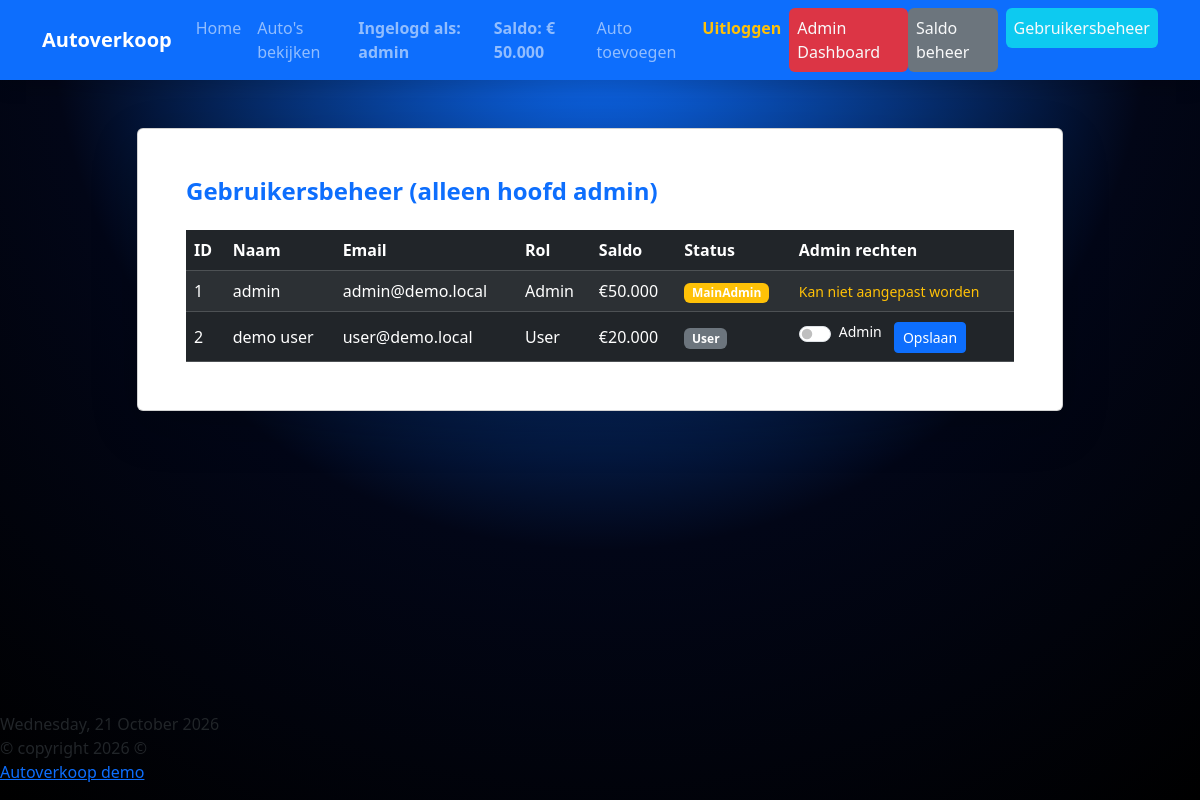
The app's page /admin-gebruikers.php (signed in) with its own data.
### tables this page shows
CREATE TABLE `gebruiker` (
    `id` SMALLINT AUTO_INCREMENT PRIMARY KEY,
    `naam` VARCHAR(100) NOT NULL,
    `email` VARCHAR(150) NOT NULL UNIQUE,
    `wachtwoord_hash` VARCHAR(255) NOT NULL,
    `is_admin` TINYINT(1) NOT NULL DEFAULT 0,
    `is_mainAdmin` TINYINT(1) NOT NULL DEFAULT 0,
    `saldo` INT NOT NULL DEFAULT 10000,
    `created_at` TIMESTAMP DEFAULT CURRENT_TIMESTAMP,
    `rol` ENUM('Admin', 'User') NOT NULL DEFAULT 'User'
);

### admin-gebruikers.php (the view, shortened to what this page needs)
<?php
require_once 'connect_db.php';
$stmt = $pdo->prepare("
    SELECT id, naam, email, rol, is_admin, is_mainAdmin, saldo
    FROM gebruiker
    ORDER BY id ASC
");
$stmt->execute();
$gebruikers = $stmt->fetchAll(PDO::FETCH_ASSOC);
?>
<!DOCTYPE html>
<html lang="nl">
<head>
    <link
        href="https://cdn.jsdelivr.net/npm/bootstrap@5.3.3/dist/css/bootstrap.min.css"
        rel="stylesheet"
    >
</head>
<body>
<div class="page-wrapper">
    <?php include 'header.php'; ?>
    <main class="main-content">
        <div class="container py-5">
            <div class="row justify-content-center">
                <div class="col-lg-10">
                    <div class="card card-panel shadow-lg">
                        <div class="card-body p-4 p-md-5">
                            <h1 class="h4 text-primary fw-bold mb-4">Gebruikersbeheer (alleen hoofd admin)</h1>
                            <div class="table-responsive">
                                <table class="table table-dark table-striped align-middle mb-0">
                                    <thead>
                                    <tr>
                                        <th>ID</th>
                                        <th>Naam</th>
                                        <th>Email</th>
                                        <th>Rol</th>
                                        <th>Saldo</th>
                                        <th>Status</th>
                                        <th>Admin rechten</th>
                                    </tr>
                                    </thead>
                                    <tbody>
                                    <?php foreach ($gebruikers as $gebruiker): ?>
                                        <?php
                                        $isSuper = (int)$gebruiker['is_mainAdmin'] === 1;
                                        $isAdmin = (int)$gebruiker['is_admin'] === 1;
                                        ?>
                                        <tr>
                                            <td><?= (int)$gebruiker['id'] ?></td>
                                            <td><?= htmlspecialchars($gebruiker['naam']) ?></td>
                                            <td><?= htmlspecialchars($gebruiker['email']) ?></td>
                                            <td><?= htmlspecialchars($gebruiker['rol']) ?></td>
                                            <td>€<?= number_format((int)$gebruiker['saldo'], 0, ',', '.') ?></td>
                                            <td>
                                                <?php if ($isSuper): ?>
                                                    <span class="badge badge-super">MainAdmin</span>
                                                <?php elseif ($isAdmin): ?>
                                                    <span class="badge badge-admin">Admin</span>
                                                <?php else: ?>
                                                    <span class="badge badge-user">User</span>
                                                <?php endif; ?>
                                            </td>
                                            <td>
                                                <?php if ($isSuper): ?>
                                                    <span class="text-warning small">
                                                        Kan niet aangepast worden
                                                    </span>
                                                <?php else: ?>
                                                    <form method="post" class="d-inline-block">
                                                        <div class="form-check form-switch d-inline-flex align-items-center gap-2">
                                                            <input class="form-check-input" type="checkbox"
                                                                   name="is_admin"
                                                                   id="adminSwitch<?= (int)$gebruiker['id'] ?>"
                                                                <?= $isAdmin ? 'checked' : '' ?>>
                                                            <label class="form-check-label small"
                                                                   for="adminSwitch<?= (int)$gebruiker['id'] ?>">
                                                                Admin
                                                            </label>
                                                        </div>
                                                        <button type="submit"
                                                                class="btn btn-sm btn-primary ms-2">
                                                            Opslaan
                                                        </button>
                                                    </form>
                                                <?php endif; ?>
                                            </td>
                                        </tr>
                                    <?php endforeach; ?>
                                    </tbody>
                                </table>
                            </div>
                        </div>
                    </div>
                </div>
            </div>
        </div>
    </main>
    <?php include 'footer.php'; ?>
</div>
</body>
</html>

### header.php (shortened to what this page needs)
<?php
$currentUserId = $_SESSION['gebruiker_id'] ?? null;
$currentSaldo = null;
if ($currentUserId) {
    $stmtSaldo = $pdo->prepare("SELECT saldo FROM gebruiker WHERE id = ?");
    $stmtSaldo->execute([$currentUserId]);
    $rowSaldo = $stmtSaldo->fetch(PDO::FETCH_ASSOC);
    if ($rowSaldo) {
        $currentSaldo = (int)$rowSaldo['saldo'];
    }
}
?>
<link href="https://cdn.jsdelivr.net/npm/bootstrap@5.3.3/dist/css/bootstrap.min.css" rel="stylesheet">
<nav class="navbar navbar-expand-lg navbar-dark bg-primary shadow">
    <div class="container">
        <a class="navbar-brand fw-bold" href="index.php">Autoverkoop</a>
        <div class="collapse navbar-collapse" id="mainNavbar">
            <ul class="navbar-nav me-auto mb-2 mb-lg-0">
                <li class="nav-item">
                    <a class="nav-link" href="index.php">Home</a>
                </li>
                <li class="nav-item">
                    <a class="nav-link" href="auto-zien.php">Auto's bekijken</a>
                </li>
                <?php if (!isset($_SESSION['gebruiker_id'])): ?>
                    <li class="nav-item">
                        <a class="nav-link" href="registreer.php">Registreren</a>
                    </li>
                    <li class="nav-item">
                        <a class="nav-link" href="login.php">Inloggen</a>
                    </li>
                <?php else: ?>
                    <li class="nav-item">
                        <span class="nav-link fw-semibold">
                            Ingelogd als: <?= htmlspecialchars($_SESSION['gebruiker_naam']) ?>
                        </span>
                    </li>
                    <?php if ($currentSaldo !== null): ?>
                        <li class="nav-item">
                            <span class="nav-link fw-semibold">
                                Saldo: &euro; <?= number_format($currentSaldo, 0, ',', '.') ?>
                            </span>
                        </li>
                    <?php endif; ?>
                    <li class="nav-item">
                        <a class="nav-link" href="auto-voegtoe.php">Auto toevoegen</a>
                    </li>
                    <li class="nav-item">
                        <a class="nav-link text-warning fw-bold" href="loguit.php">Uitloggen</a>
                    </li>
                    <?php if (!empty($_SESSION['is_admin']) && $_SESSION['is_admin'] == 1): ?>
                        <li class="nav-item">
                            <a class="nav-link text-light bg-danger rounded px-2" href="admin-pagina.php">
                                Admin Dashboard
                            </a>
                        </li>
                        <li class="nav-item">
                            <a class="nav-link text-light bg-secondary rounded px-2" href="admin-saldo.php">
                                Saldo beheer
                            </a>
                        </li>
                    <?php endif; ?>
                    <?php if (!empty($_SESSION['is_mainAdmin']) && $_SESSION['is_mainAdmin'] == 1): ?>
                        <li class="nav-item">
                            <a class="nav-link text-light bg-info rounded px-2 ms-2" href="admin-gebruikers.php">
                                Gebruikersbeheer
                            </a>
                        </li>
                    <?php endif; ?>
                <?php endif; ?>
            </ul>
        </div>
    </div>
</nav>

### footer.php
<footer>
    <p>
        <?php
        $yyyy = date("Y");
        $datum = ucwords(date('l, d F Y', time()));
        echo "{$datum}<br><span>&copy; copyright {$yyyy} &copy;</span>";
        ?>
        <br>
        <a href="/" target="_blank">Autoverkoop demo</a>
    </p>
</footer>

### admin-gebruikers.php (style rules this page uses)
body { min-height: 100vh; background: radial-gradient(circle at top, #0d6efd 0, #020617 55%, #000 100%); color: #f8f9fa; }
.page-wrapper { min-height: 100vh; display: flex; flex-direction: column; }
.main-content { flex: 1; }
.card-panel { background: rgba(15, 23, 42, 0.95); border: 1px solid rgba(148, 163, 184, 0.35); }
.badge-super { background: #ffc107; color: #000; }
.badge-user { background: #6c757d; }

### records on screen
gebruiker: saldo "50.000", id "1", naam "admin", email "admin@demo.local", rol "Admin", is_mainAdmin "MainAdmin"
gebruiker: id "2", naam "demo user", email "user@demo.local", rol "User", saldo "20.000", is_mainAdmin "User"

### other values on screen
$_SESSION['gebruiker_naam'] "admin"
$datum "Wednesday, 21 October 2026"
